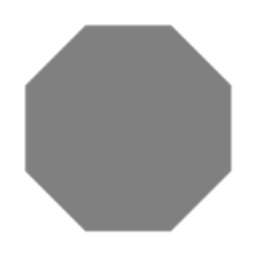
#> input picture 2A-L5/images/octagon.png, 256 x 256 px
$ python gradient_quiz.py
#> lines starting #> are read from the running program, lines starting #| are printed output that depends on the picture
import cv2
import numpy as np


def normalize(img_in):
    img_out = np.zeros(img_in.shape)
    cv2.normalize(img_in, img_out, alpha=0, beta=255, norm_type=cv2.NORM_MINMAX)
    return img_out


# Gradient Direction
def select_gdir(gmag, gdir, mag_min, angle_low, angle_high):
    # TODO: Find and return pixels that fall within the desired mag, angle range

    pass

# Load and convert image to double type, range [0, 1] for convenience
img = cv2.imread('images/octagon.png', 0) / 255.
#> img: shape (256, 256) float64; min 0.502, max 1, mean 0.733
cv2.imshow('Image', img)  # assumes [0, 1] range for double images

# Compute x, y gradients
gx = cv2.Sobel(img, -1, dx=1, dy=0)
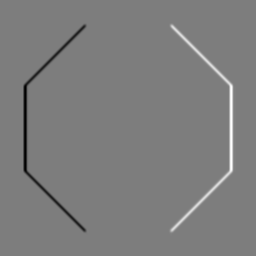
#> gx: shape (256, 256) float64; min -1.29, max 1.32, mean -1.36e-20; drawn with min black and max white
gy = cv2.Sobel(img, -1, dx=0, dy=1)
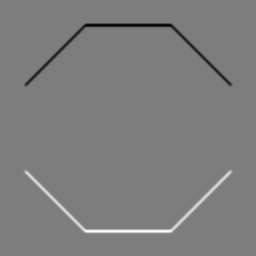
#> gy: shape (256, 256) float64; min -1.29, max 1.32, mean 0; drawn with min black and max white
cv2.imshow('Gx', gx)
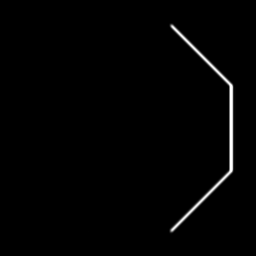
#> window 'Gx': shape (256, 256); min 0, max 255, mean 3
cv2.imshow('Gy', gy)
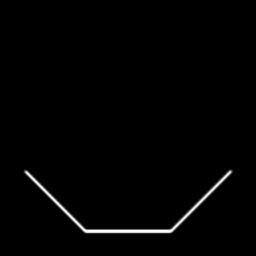
#> window 'Gy': shape (256, 256); min 0, max 255, mean 3

gmag = np.sqrt(gx**2 + gy**2)
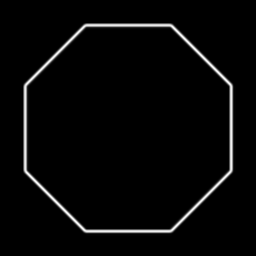
#> gmag: shape (256, 256) float64; min 0, max 1.39, mean 0.0414; drawn with min black and max white

# The minus sign here is used based on how imgradient is implemented in octave
# See https://sourceforge.net/p/octave/image/ci/default/tree/inst/imgradient.m#l61
gdir = np.arctan2(-gy, gx) * 180 / np.pi
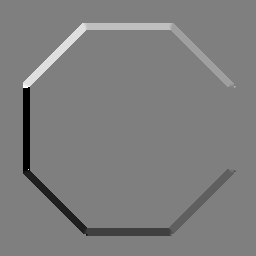
#> gdir: shape (256, 256) float64; min -180, max 179.5, mean -1.6; drawn with min black and max white
cv2.imshow('Gmag', gmag / (4 * np.sqrt(2)))
cv2.imshow('Gdir', normalize(gdir).astype(np.uint8))

# Find pixels with desired gradient direction
my_grad = select_gdir(gmag, gdir, 1, 30, 60)
#> (the run stopped early here; a loop or call above may not have finished)
